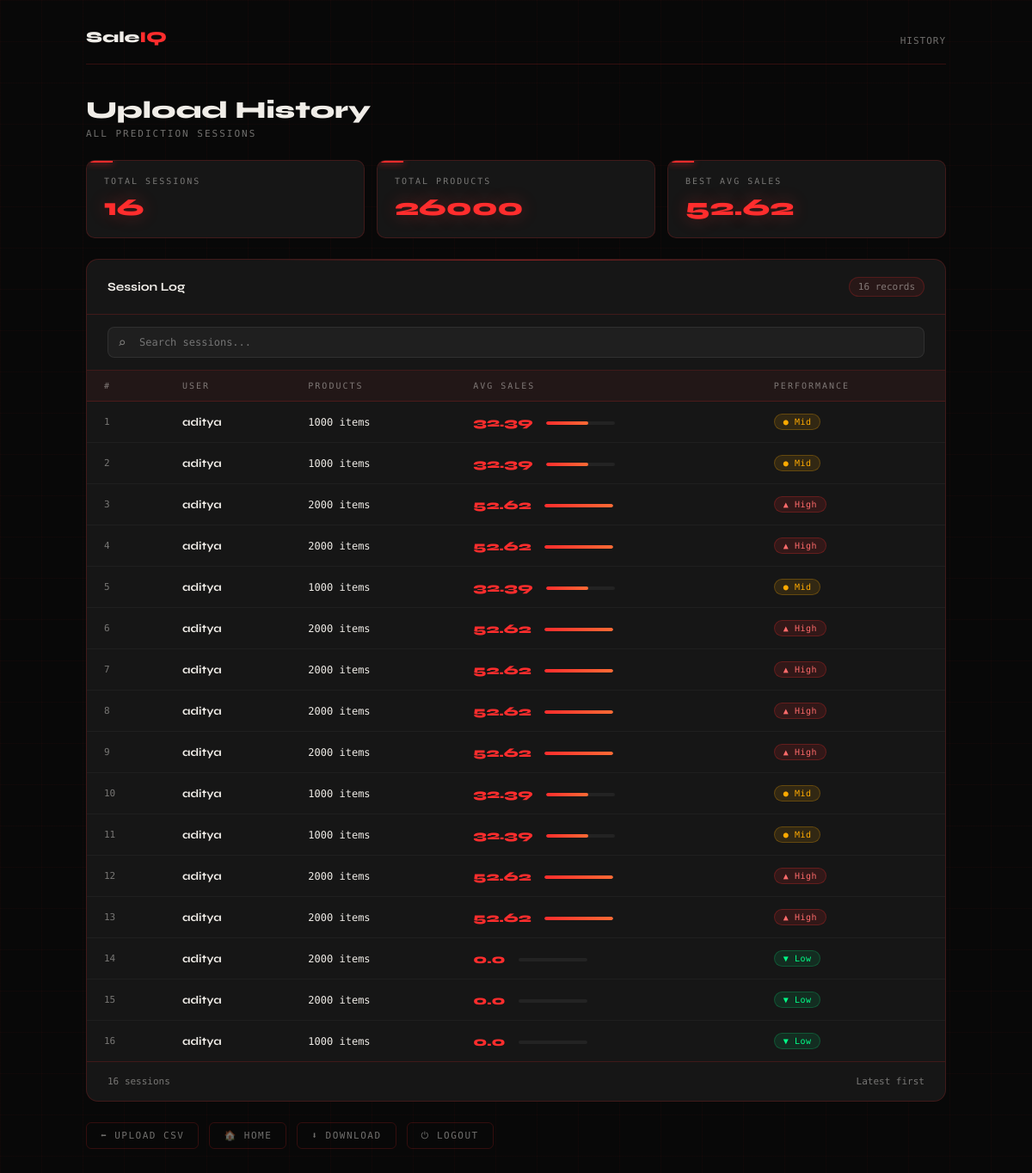
The app's page /history (signed in) with its own data.
### tables this page shows
CREATE TABLE history (
    id INTEGER PRIMARY KEY AUTOINCREMENT,
    username TEXT,
    total_rows INTEGER,
    avg_sales REAL,
    created_at TIMESTAMP DEFAULT CURRENT_TIMESTAMP
);

### app.py (the view)
@app.route('/history')
def history():
    if 'user' not in session:
        return redirect('/login')
    conn   = get_db()
    cursor = conn.cursor()
    cursor.execute("SELECT * FROM history WHERE username=?", (session['user'],))
    data = cursor.fetchall()
    conn.close()
    return render_template('history.html', data=data)

### mydb.py (called while the page is built)
def get_db():
    conn = sqlite3.connect("database.db")
    conn.row_factory = sqlite3.Row
    return conn

### templates/history.html (shortened to what this page needs)
<!DOCTYPE html>
<html lang="en">
<head>
</head>
<body>
<div class="wrapper">
  <header>
    <div class="logo">Sale<span>IQ</span></div>
    <div style="font-size:11px;color:var(--muted);letter-spacing:1px">HISTORY</div>
  </header>
  <div class="page-title">Upload History</div>
  <div class="page-sub">All prediction sessions</div>
  {% if data %}
  {% set best_avg = namespace(val=0) %}
  {% for row in data %}
    {% if row[3] > best_avg.val %}{% set best_avg.val = row[3] %}{% endif %}
  {% endfor %}
  <div class="summary-strip">
    <div class="summary-card">
      <div class="s-label">Total Sessions</div>
      <div class="s-value">{{ data|length }}</div>
    </div>
    <div class="summary-card">
      <div class="s-label">Total Products</div>
      <div class="s-value">{{ data|sum(attribute=2) }}</div>
    </div>
    <div class="summary-card">
      <div class="s-label">Best Avg Sales</div>
      <div class="s-value">{{ best_avg.val }}</div>
    </div>
  </div>
  <div class="table-card">
    <div class="table-header">
      <div class="table-title">Session Log</div>
      <div class="table-count">{{ data|length }} records</div>
    </div>
    <div class="search-box">
      <input type="text" id="searchInput" placeholder="Search sessions..."/>
    </div>
    <table id="historyTable">
      <thead>
        <tr>
          <th>#</th>
          <th>User</th>
          <th>Products</th>
          <th>Avg Sales</th>
          <th>Performance</th>
        </tr>
      </thead>
      <tbody id="tableBody">
        {% for row in data|reverse %}
        <tr style="animation-delay:{{ loop.index0 * 0.05 }}s">
          <td class="td-id">{{ loop.index }}</td>
          <td class="td-user">{{ row[1] }}</td>
          <td>{{ row[2] }} items</td>
          <td>
            <span class="td-avg">{{ row[3] }}</span>
            {% if best_avg.val > 0 %}
            <span class="mini-bar-track">
              <div class="mini-bar-fill" style="width:{{ ((row[3] / best_avg.val) * 100)|int }}%"></div>
            </span>
            {% endif %}
          </td>
          <td>
            {% if row[3] >= 40 %}
              <span class="badge-tier tier-high">▲ High</span>
            {% elif row[3] >= 20 %}
              <span class="badge-tier tier-mid">● Mid</span>
            {% else %}
              <span class="badge-tier tier-low">▼ Low</span>
            {% endif %}
          </td>
        </tr>
        {% endfor %}
      </tbody>
    </table>
    <div class="pagination">
      <span>{{ data|length }} sessions</span>
      <span>Latest first</span>
    </div>
  </div>
  {% endif %}
  <div class="nav-links">
    <a href="/upload">⬅ Upload CSV</a>
    <a href="/home">🏠 Home</a>
    <a href="/download">⬇ Download</a>
    <a href="/logout">⏻ Logout</a>
  </div>
</div>
</body>
</html>

### records on screen
history: val "52.62", username "aditya", total_rows "2000", avg_sales "52.62", shows "▲ High"
history: username "aditya", total_rows "1000", avg_sales "32.39", shows "● Mid"
history: username "aditya", total_rows "1000", avg_sales "32.39", shows "● Mid"
history: username "aditya", total_rows "2000", avg_sales "52.62", shows "▲ High"
history: username "aditya", total_rows "2000", avg_sales "52.62", shows "▲ High"
history: username "aditya", total_rows "1000", avg_sales "32.39", shows "● Mid"
history: username "aditya", total_rows "2000", avg_sales "52.62", shows "▲ High"
history: username "aditya", total_rows "2000", avg_sales "52.62", shows "▲ High"
history: username "aditya", total_rows "2000", avg_sales "52.62", shows "▲ High"
history: username "aditya", total_rows "2000", avg_sales "52.62", shows "▲ High"
history: username "aditya", total_rows "1000", avg_sales "32.39", shows "● Mid"
history: username "aditya", total_rows "1000", avg_sales "32.39", shows "● Mid"
history: username "aditya", total_rows "2000", avg_sales "52.62", shows "▲ High"
history: username "aditya", total_rows "2000", avg_sales "0.0", shows "▼ Low"
history: username "aditya", total_rows "2000", avg_sales "0.0", shows "▼ Low"
history: username "aditya", total_rows "1000", avg_sales "0.0", shows "▼ Low"

### other values on screen
{{ data|length }} "16"
{{ data|sum(attribute=2) }} "26000"
